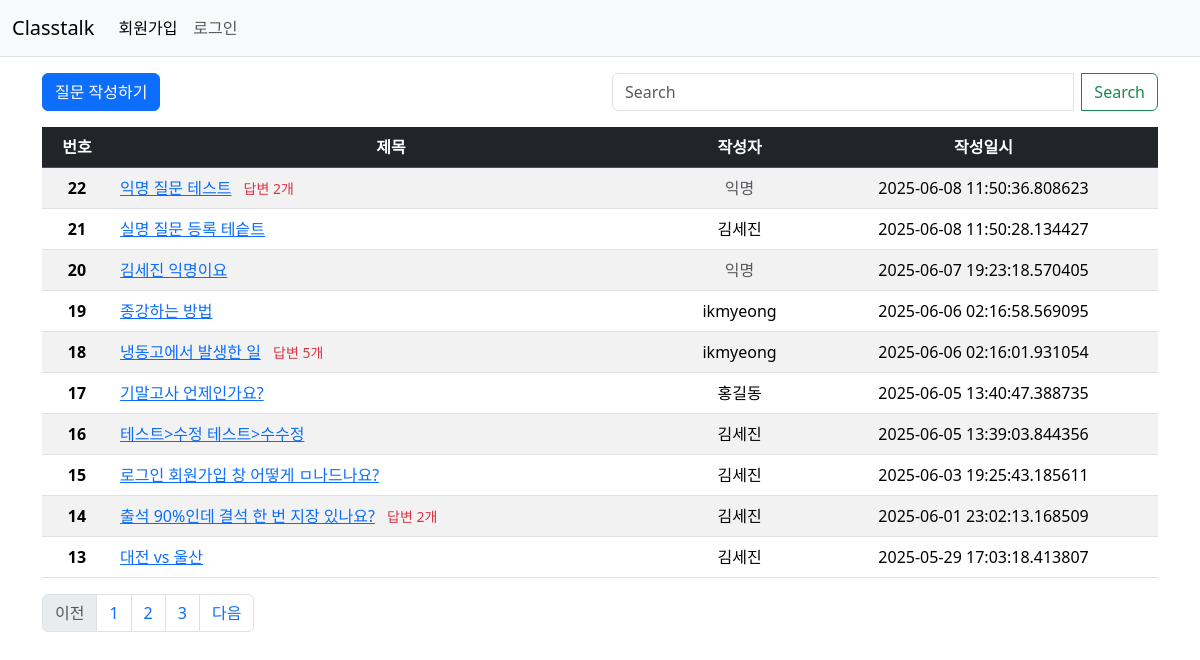
Page /question/list/ on the committed database.
### classtalk/models.py (models this page shows)
class Question(db.Model):
    id = db.Column(db.Integer, primary_key=True)
    subject = db.Column(db.String(200), nullable=False)
    content = db.Column(db.Text(), nullable=False)
    create_date = db.Column(db.DateTime(), nullable=False)
    user_id = db.Column(db.Integer, db.ForeignKey('user.id', ondelete='CASCADE'), nullable=False)
    user = db.relationship('User', backref=db.backref('question_set'))
    modify_date = db.Column(db.DateTime(), nullable=True)
    is_anonymous = db.Column(db.Boolean, default=False)

class User(db.Model):
    id = db.Column(db.Integer, primary_key=True)
    username = db.Column(db.String(150), unique=True, nullable=False)
    password = db.Column(db.String(200), nullable=False)
    email = db.Column(db.String(120), unique=True, nullable=False)

### classtalk/views/question_views.py (the view, shortened to what this page needs)
@bp.route('/list/')
def _list():
    page = request.args.get('page', type=int, default=1)
    kw = request.args.get('kw', type=str, default='')
    question_list = Question.query.order_by(Question.create_date.desc())
    question_list = question_list.paginate(page=page, per_page=10)
    return render_template('question/question_list.html', question_list=question_list, page=page, kw=kw)

### classtalk/views/auth_views.py (called while the page is built)
@bp.before_app_request
def load_logged_in_user():
    user_id = session.get('user_id')
    if user_id is None:
        g.user = None
    else:
        g.user = User.query.get(user_id)

### classtalk/templates/question/question_list.html (shortened to what this page needs)
<!DOCTYPE html>
<html lang="en">
<head>
    <link href="https://cdn.jsdelivr.net/npm/bootstrap@5.3.5/dist/css/bootstrap.min.css" rel="stylesheet">
</head>
<body>
{% include "navbar.html" %}
<div class="container my-3">
    <div class="row my-3">
            <div class="col-6">
                <a href="{{ url_for('question.create') }}" class="btn btn-primary">질문 작성하기</a>
            </div>
            <div class="col-6">
                <div class="input-group">
                    <input type="text" id="search_kw" class="form-control me-2" value="{{ kw or '' }}" placeholder="Search" aria-label="Search"/>
                    <button class="btn btn-outline-success" type="submit" id="btn_search">Search</button>
                </div>
            </div>
        </div>
    <table class="table table-striped">
        <thead>
        <tr class="text-center table-dark">
            <th scope="col">번호</th>
            <th scope="col" style="width:50%">제목</th>
            <th scope="col">작성자</th>
            <th scope="col">작성일시</th>
        </tr>
        </thead>
    {% if question_list %}
      <tbody>
        {% for question in question_list.items %}
        <tr class="text-center">
            <th scope="row">{{ question_list.total - ((question_list.page-1) * question_list.per_page) - loop.index0 }}</th>
            <td class="text-start">
                <a href="{{ url_for('question.detail', question_id=question.id) }}">{{ question.subject }}</a>
                {% if question.answer_set|length > 0 %}
                <span class="text-danger small mx-2">답변 {{ question.answer_set|length }}개</span>
                {% endif %}
            </td>
            <td>
                {% if question.is_anonymous %}
                    <span class="text-muted">익명</span>
                    <td>{{question.create_date}}</td>
                {% else %}
                    {{ question.user.username }}
                    <td>{{question.create_date}}</td>
                {% endif %}
            </td>
        </tr>
        {% endfor %}
      </tbody>
    </table>
    {% else %}
        <p>질문이 없습니다.</p>
    {% endif %}
    {% include "Pagenation.html" %}
</div>
</body>
</html>

### classtalk/templates/navbar.html (shortened to what this page needs)
<nav class="navbar navbar-expand-lg navbar-light bg-light border-bottom">
  <div class="container-fluid">
    <a class="navbar-brand" href="{{ url_for('main.index') }}">Classtalk</a>
    <div class="collapse navbar-collapse" id="navbarSupportedContent">
      {% if g.user %}
          <a>{{ g.user.username }}님 안녕하세요.</a>
          <ul class="nav justify-content-end">
            <li class="nav-item ">
              <a class="nav-link active" href="{{ url_for('auth.logout') }}">로그아웃</a>
            </li>
          </ul>
      {% else %}
      <ul class="navbar-nav me-auto mb-2 mb-lg-0">
        <li class="nav-item">
          <a class="nav-link active" aria-current="page" href="{{ url_for('auth.signup') }}">회원가입</a>
        </li>
        <li class="nav-item">
          <a class="nav-link" href="{{ url_for('auth.login') }}">로그인</a>
        </li>
      </ul>
      {% endif %}
      <span class="navbar-text">
        <nav class="navbar bg-body-tertiary">
        </nav>
      </span>
    </div>
  </div>
</nav>

### classtalk/templates/Pagenation.html
<nav aria-label="Page navigation example">
  <ul class="pagination">
    {% if question_list.has_prev %}
        <li class="page-item">
            <a class="page-link" data-page="{{ question_list.prev_num }}" href="javascript:void(0)">이전</a>
        </li>
    {% else %}
        <li class="page-item disabled">
            <a class="page-link" tabindex="-1" aria-disabled="true" href="#">이전</a>
        </li>
    {% endif %}
      {% for page_num in question_list.iter_pages() %}
        {% if page_num %}
          <li class="page-item">
            <a class="page-link" data-page="{{ question_list.next_num }}" href="javascript:void(0)">{{ page_num }}</a>
        {% else %}
          <li class="disabled"><a class="page-link" href="#">...</a></li>
        {% endif %}
      {% endfor %}
    {% if question_list.has_next %}
        <li class="page-item">
            <a class="page-link" data-page="{{ question_list.next_num }}" href="javascript:void(0)">다음</a>
        </li>
    {% else %}
        <li class="page-item disabled">
            <a class="page-link" tabindex="-1" aria-disabled="true" href="#">다음</a>
        </li>
    {% endif %}
  </ul>
</nav>

### rows in the picture
Question: total "22", subject "익명 질문 테스트", answer_set|length "2", create_date "2025-06-08 11:50:36.808623"
Question: total "21", subject "실명 질문 등록 테슽트", user.username "김세진", create_date "2025-06-08 11:50:28.134427"
Question: total "20", subject "김세진 익명이요", create_date "2025-06-07 19:23:18.570405"
Question: total "19", subject "종강하는 방법", user.username "ikmyeong", create_date "2025-06-06 02:16:58.569095"
Question: total "18", subject "냉동고에서 발생한 일", answer_set|length "5", user.username "ikmyeong", create_date "2025-06-06 02:16:01.931054"
Question: total "17", subject "기말고사 언제인가요?", user.username "홍길동", create_date "2025-06-05 13:40:47.388735"
Question: total "16", subject "테스트>수정 테스트>수수정", user.username "김세진", create_date "2025-06-05 13:39:03.844356"
Question: total "15", subject "로그인 회원가입 창 어떻게 ㅁ나드나요?", user.username "김세진", create_date "2025-06-03 19:25:43.185611"
Question: total "14", subject "출석 90%인데 결석 한 번 지장 있나요?", answer_set|length "2", user.username "김세진", create_date "2025-06-01 23:02:13.168509"
Question: total "13", subject "대전 vs 울산", user.username "김세진", create_date "2025-05-29 17:03:18.413807"

### other values in the picture
{{ page_num }} "1" "2" "3"
